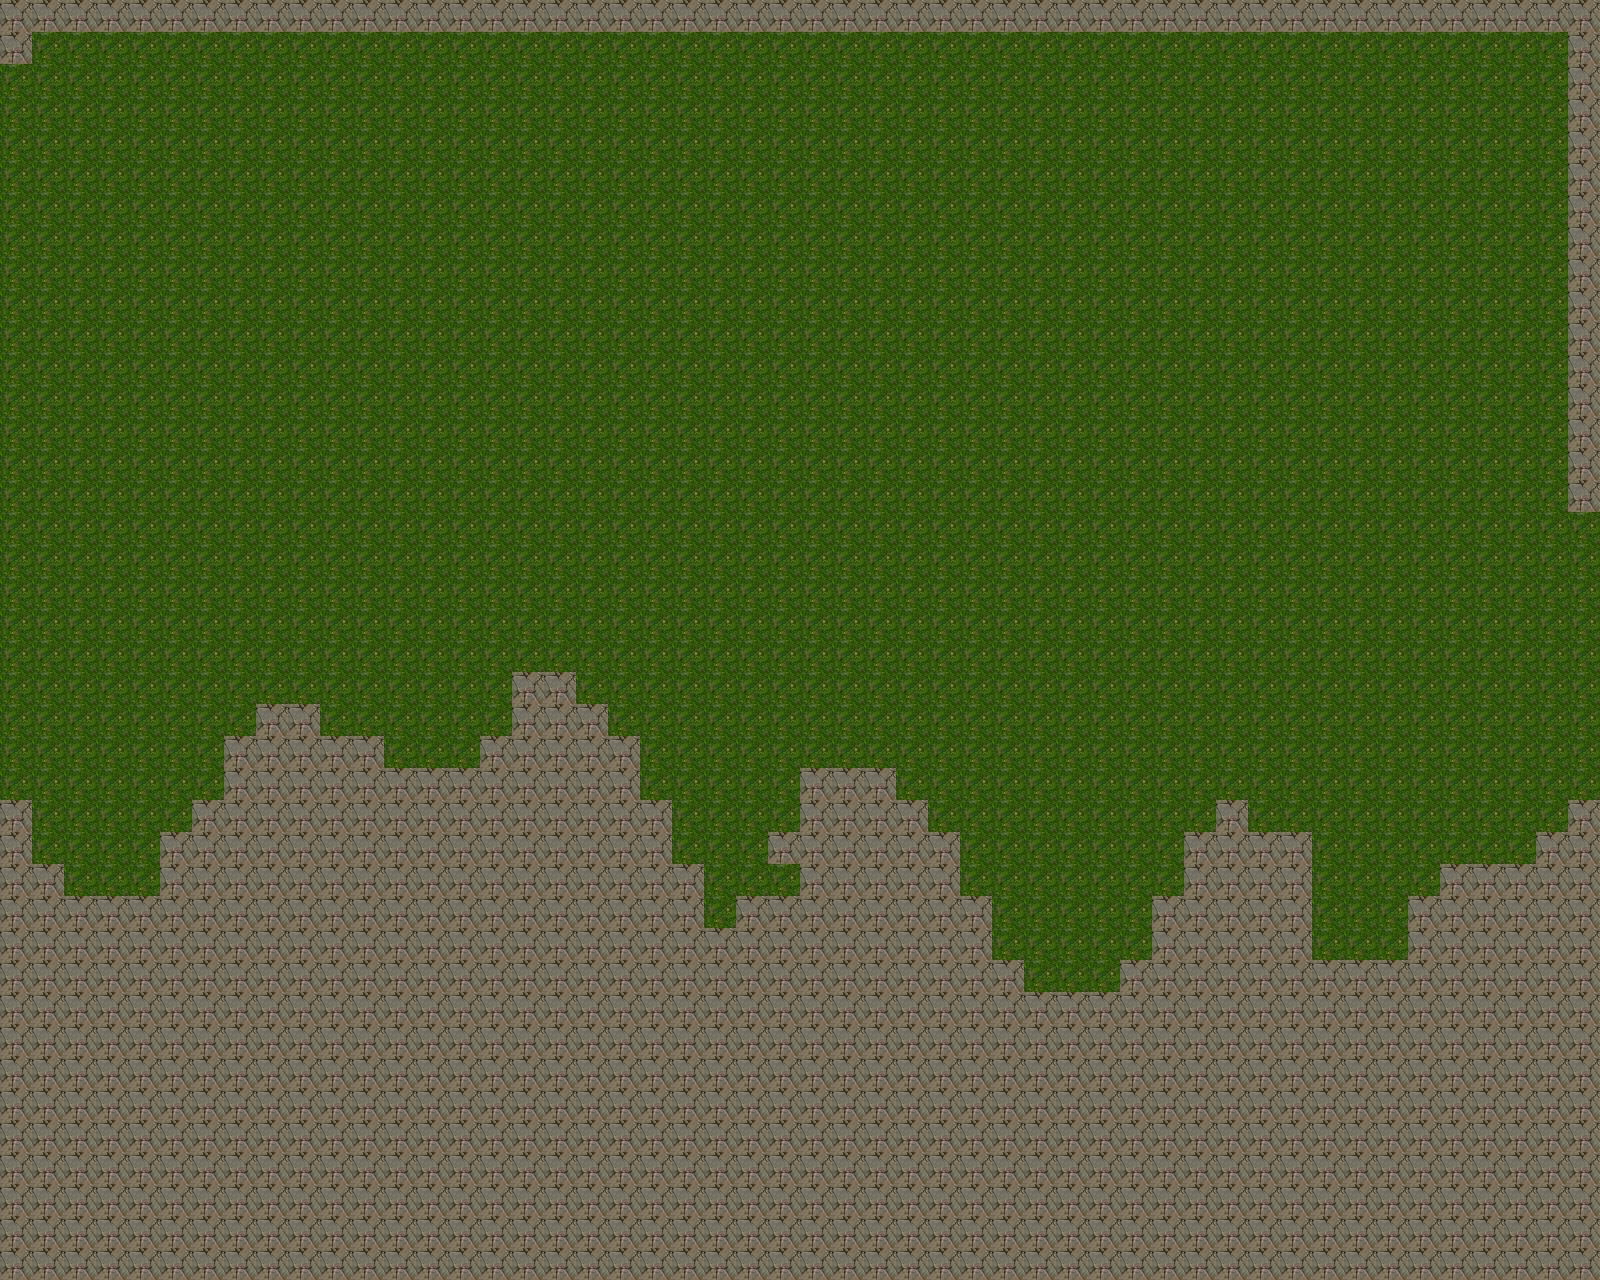

The image is a tile-based game level rendered from a .tmx file. Its description and source (layers, tilesets, objects; grid data summarised) follow:
An orthogonal 50x40 tile map with 32x32 px tiles, 1 tile layer (Tile Layer 1), 2 tilesets.

<map version="1.0" orientation="orthogonal" width="50" height="40" tilewidth="32" tileheight="32">
 <tileset firstgid="1" name="grass" tilewidth="32" tileheight="32">
  <image source="grass.png" width="128" height="128" />
 </tileset>
 <tileset firstgid="17" name="rocks" tilewidth="32" tileheight="32">
  <image source="rocks.png" width="128" height="128" />
  <tile id="0">
   <properties>
    <property name="blocked" value="true" />
   </properties>
  </tile>
  <tile id="14">
   <properties>
    <property name="blockType" value="2" />
    <property name="blocked" value="true" />
   </properties>
  </tile>
 </tileset>
 <layer name="Tile Layer 1" width="50" height="40">
  <data>[2000 cells, 2000 non-empty, 2 distinct tile ids]</data>
 </layer>
</map>
